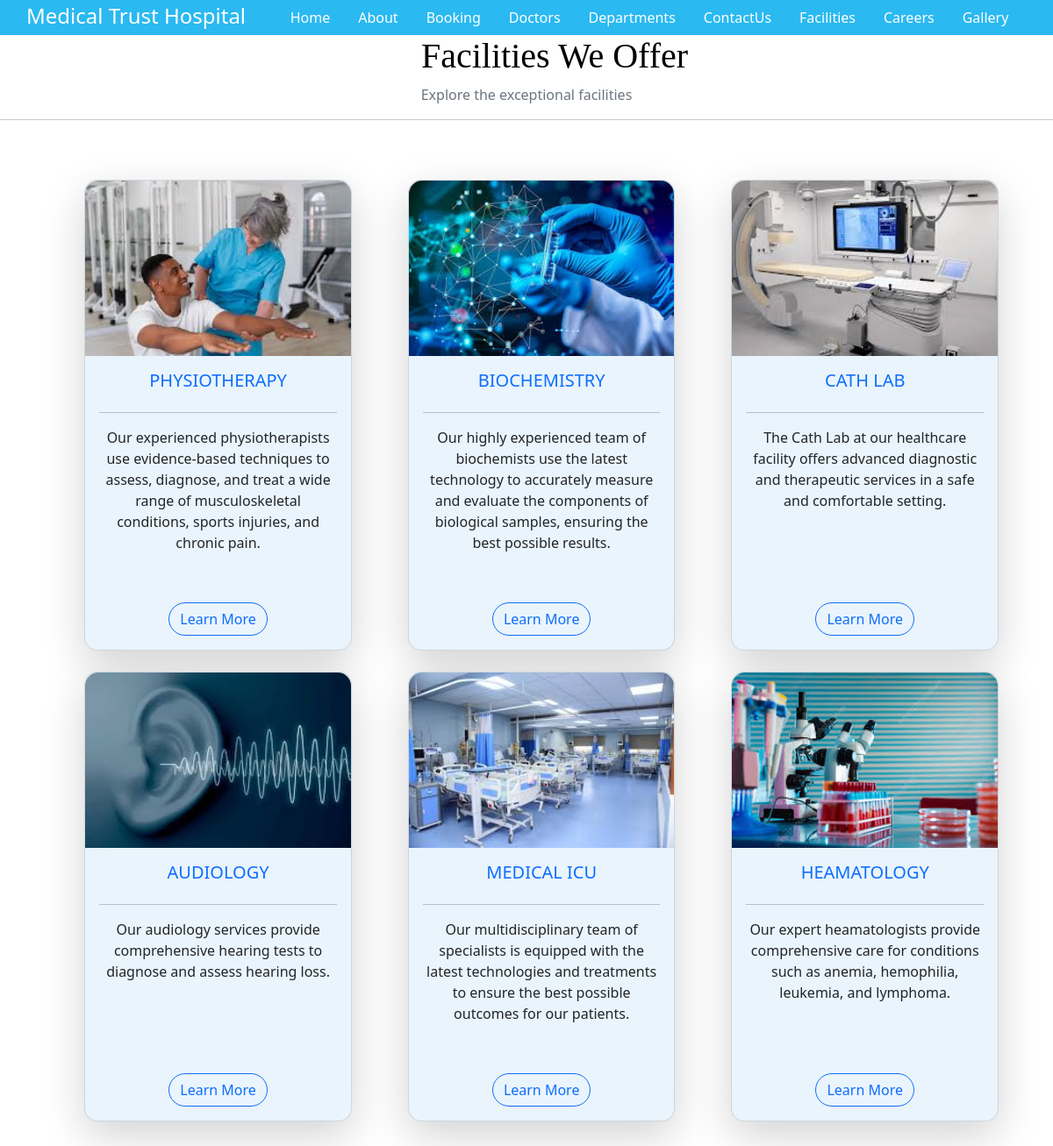
Page /facilitiespage on the committed database.
### secondapp/models.py (models this page shows, shortened)
class FacilitiesModel(models.Model):
    name = models.CharField(max_length=100,null=True,blank=True)
    description = models.TextField(null=True,blank=True)
    fac_image = models.ImageField(null=True, blank=True, upload_to='facilities')

### secondapp/views.py (the view)
# urls.py: path('facilitiespage',views.facilitiesview,name='facilitiespage'),
def facilitiesview(request):
    fac=FacilitiesModel.objects.all()
    return render(request,'facilities.html',{'fac':fac})

### templates/facilities.html
{% extends 'base.html' %}
{% load static %}
{% block content %}
<link href="{% static 'css/facilitiesstyle.css' %}" rel="stylesheet">
<div class="p2">
    <h1>Facilities We Offer</h1>
</div>
<p class="text-muted text-center">Explore the exceptional facilities</p>
<hr>
<div class="container my-5">
    <div class="row">
        {% for item in fac %}
        <div class="col-md-4 mb-4">
            <div class="card h-100 shadow-lg" style="background-color: #eaf4fc; border-radius: 15px;">
                <img src="{{ item.fac_image.url }}" class="card-img-top" alt="{{ item.name }} Image" style="height: 200px; object-fit: cover; border-radius: 15px 15px 0 0;">
                <div class="card-body d-flex flex-column">
                    <h5 class="card-title text-center text-primary font-weight-bold">{{ item.name }}</h5>
                    <hr>
                    <p class="card-text text-dark text-center">{{ item.description }}</p>
                    <div class="mt-auto text-center">
                        <a href="#" class="btn btn-outline-primary rounded-pill">Learn More</a>
                    </div>
                </div>
            </div>
        </div>
        {% endfor %}
    </div>
</div>
{% endblock %}

### templates/base.html (shortened to what this page needs)
<!DOCTYPE html>
{% load static %}
<html lang="en">
<head>
    <link href="{%static 'css/homestyle.css'%}" rel="stylesheet">
        <link href="https://cdn.jsdelivr.net/npm/bootstrap@5.0.2/dist/css/bootstrap.min.css" rel="stylesheet">
</head>
<body>
<div id="div1">
            <p id="p2">Medical Trust Hospital</p>
            <ul class="nav justify-content-center">
                <li class="nav-item">
                  <a href="{% url 'homepage'%}" class="nav-link" id="a1">Home</a>
                </li>
                <li class="nav-item">
                  <a href="{% url 'homepage'%}" class="nav-link" id="a2">About</a>
                </li>
                <li class="nav-item">
                  <a href="{% url 'bookingadd'%}" class="nav-link" id="a3">Booking</a>
                </li>
                <li class="nav-item">
                    <a href="{% url 'doctorspage'%}" class="nav-link" id="a4">Doctors</a>
                </li>
                <li class="nav-item">
                    <a href="{% url 'departmentpage'%}" class="nav-link" id="a5">Departments</a>
                </li>
                <li class="nav-item">
                    <a href="{% url 'contactpage'%}" class="nav-link" id="a6">ContactUs</a>
                </li>
                <li class="nav-item">
                    <a href="{% url 'facilitiespage'%}" class="nav-link" id="a6">Facilities</a>
                </li>
                <li class="nav-item">
                    <a href="{% url 'careers'%}" class="nav-link" id="a6">Careers</a>
                </li>
                <li class="nav-item">
                    <a href="{% url 'gallerypage'%}" class="nav-link" id="a6">Gallery</a>
                </li>
              </ul>
        </div>
{% block content %}
{% endblock %}
</body>
</html>

### static/css/homestyle.css (style rules this page uses)
#div1 { color:white; background-color: rgb(42, 185, 241);; }
#p2 { float:left; font-size: x-large; padding-left: 30px; color:white; }
#a1,#a2,#a3,#a4,#a5,#a6 { color: white; }

### static/css/facilitiesstyle.css (style rules this page uses)
.p2 { text-align:center; color:black; font-family:stencil; padding-right:18%; }
.row { margin-left:1%; padding-left:1% }
.card { box-shadow: 1opx 10px 10px 5px rgb(5, 5, 5); object-fit:cover; margin:20px; }

### rows in the picture
FacilitiesModel: fac_image (picture), name "PHYSIOTHERAPY", description "Our experienced physiotherapists use evidence-based techniques to assess, diagnose, and treat a wide range of musculoskeletal conditions, sports injuries, and chronic pain."
FacilitiesModel: fac_image (picture), name "BIOCHEMISTRY", description "Our highly experienced team of biochemists use the latest technology to accurately measure and evaluate the components of biological samples, ensuring the best possible results."
FacilitiesModel: fac_image (picture), name "CATH LAB", description "The Cath Lab at our healthcare facility offers advanced diagnostic and therapeutic services in a safe and comfortable setting."
FacilitiesModel: fac_image (picture), name "AUDIOLOGY", description "Our audiology services provide comprehensive hearing tests to diagnose and assess hearing loss."
FacilitiesModel: fac_image (picture), name "MEDICAL ICU", description "Our multidisciplinary team of specialists is equipped with the latest technologies and treatments to ensure the best possible outcomes for our patients."
FacilitiesModel: fac_image (picture), name "HEAMATOLOGY", description "Our expert heamatologists provide comprehensive care for conditions such as anemia, hemophilia, leukemia, and lymphoma."
